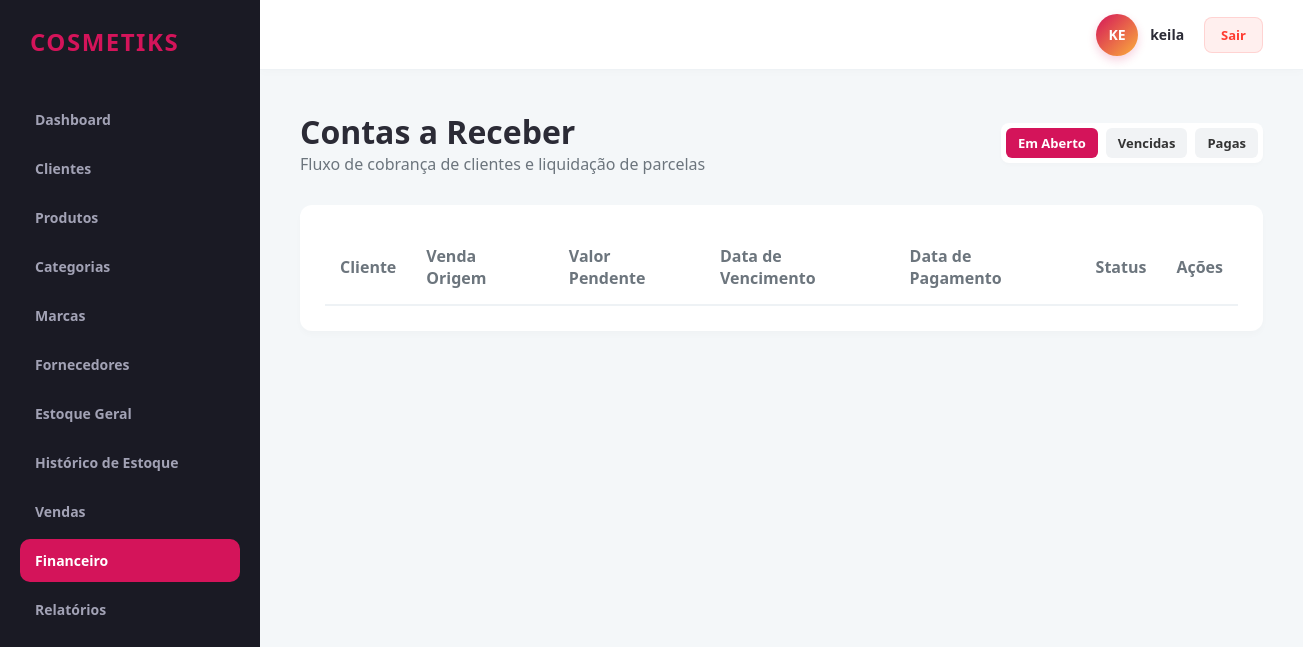
/financeiro/contas (signed in), run on an earlier commit of the app's database.
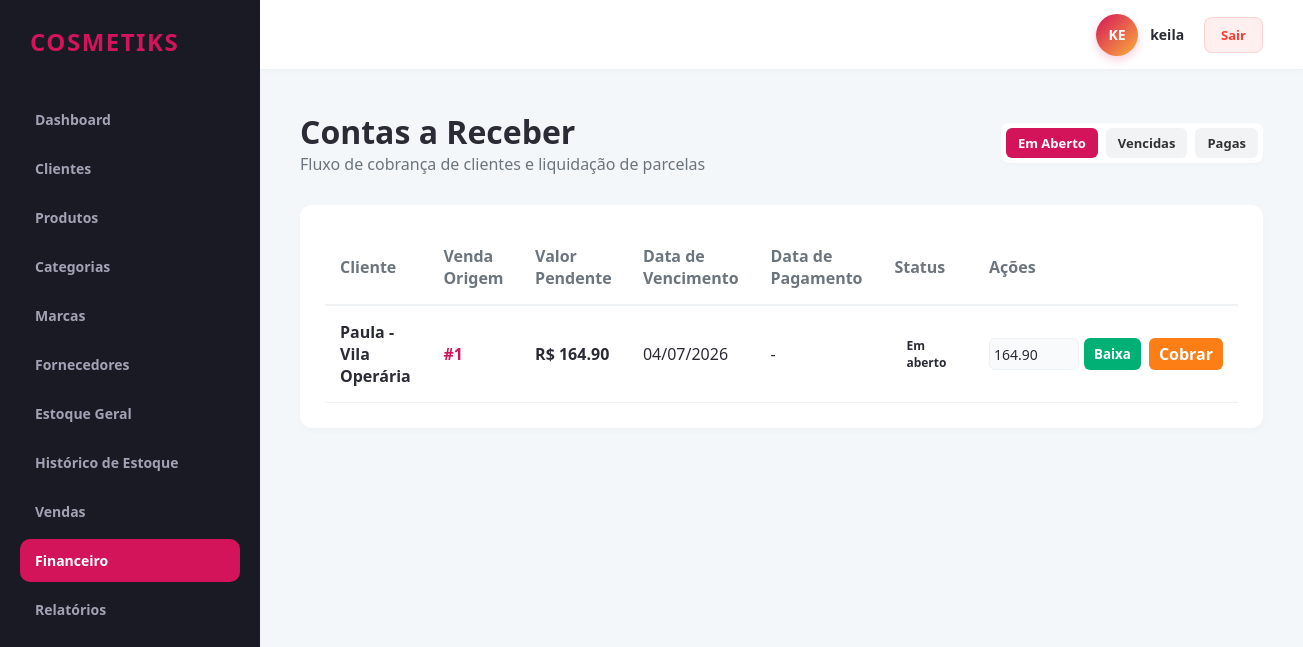
And on a later commit of the database.
### app/models/financeiro.py (models this page shows)
class Financeiro(db.Model):
    __tablename__ = 'financeiro_contas_receber'
    id = db.Column(db.Integer, primary_key=True)
    revendedor_id = db.Column(db.Integer, db.ForeignKey('revendedores.id'), nullable=False)
    cliente_id = db.Column(db.Integer, db.ForeignKey('clientes.id'), nullable=False)
    venda_id = db.Column(db.Integer, db.ForeignKey('vendas.id'), nullable=False)
    valor = db.Column(db.Numeric(10, 2), nullable=False)
    vencimento = db.Column(db.Date, nullable=False)
    pagamento = db.Column(db.DateTime, nullable=True)
    status = db.Column(db.String(30), default='Em aberto', nullable=False)
    cobrancas = db.relationship('Cobranca', backref='financeiro', cascade='all, delete-orphan', lazy=True)

### app/models/cliente.py (models this page shows)
class Cliente(db.Model):
    __tablename__ = 'clientes'
    id = db.Column(db.Integer, primary_key=True)
    revendedor_id = db.Column(db.Integer, db.ForeignKey('revendedores.id'), nullable=False)
    nome = db.Column(db.String(150), nullable=False)
    telefone = db.Column(db.String(20), nullable=True)
    whatsapp = db.Column(db.String(20), nullable=True)
    email = db.Column(db.String(100), nullable=True)
    endereco = db.Column(db.Text, nullable=True)
    data_cadastro = db.Column(db.DateTime, default=datetime.utcnow)
    observacoes = db.Column(db.Text, nullable=True)

### app/controllers/financeiro_controller.py (the view)
@financeiro_bp.route('/contas')
@revendedor_required
def contas_receber():
    revendedor_id = session.get('revendedor_id')
    filtro = request.args.get('filtro', 'aberto')
    if filtro == 'vencidas':
        contas = financeiro_service.obter_contas_vencidas(revendedor_id)
    elif filtro == 'pagas':
        contas = financeiro_service.obter_contas_pagas(revendedor_id)
    else:
        contas = financeiro_service.obter_contas_em_aberto(revendedor_id)
    return render_template('financeiro/index.html', contas=contas, filtro_atual=filtro)

### app/controllers/financeiro_controller.py (called while the page is built)
def revendedor_required(f):
    @wraps(f)
    def decorated_function(*args, **kwargs):
        if not session.get('usuario_logado') or session.get('is_admin'):
            flash('Acesso restrito a revendedores autenticados.', 'danger')
            return redirect(url_for('auth.login'))
        return f(*args, **kwargs)
    return decorated_function

### app/repositories/financeiro_repository.py (called while the page is built)
    def get_contas_em_aberto(self, revendedor_id):
        return self.model.query.filter(
            self.model.revendedor_id == revendedor_id,
            self.model.status.in_(['Em aberto', 'Parcialmente pago'])
        ).all()

### app/services/financeiro_service.py (called while the page is built)
    def obter_contas_em_aberto(self, revendedor_id):
        return self.financeiro_repo.get_contas_em_aberto(revendedor_id)

### app/templates/financeiro/index.html
{% extends 'base.html' %}
{% block content %}
<div class="header-panel">
    <div>
        <h1>Contas a Receber</h1>
        <p style="color: var(--text-muted);">Fluxo de cobrança de clientes e liquidação de parcelas</p>
    </div>
    <div style="display: inline-flex; gap: 8px; background: #fff; padding: 5px; border-radius: 8px; box-shadow: 0 2px 4px rgba(0,0,0,0.02);">
        <a href="{{ url_for('financeiro.contas_receber', filtro='aberto') }}" class="btn" style="padding: 6px 12px; font-size: 13px; background: {% if filtro_atual == 'aberto' %}var(--primary-color){% else %}#f1f3f5{% endif %}; color: {% if filtro_atual == 'aberto' %}#fff{% else %}#333{% endif %};">Em Aberto</a>
        <a href="{{ url_for('financeiro.contas_receber', filtro='vencidas') }}" class="btn" style="padding: 6px 12px; font-size: 13px; background: {% if filtro_atual == 'vencidas' %}var(--danger){% else %}#f1f3f5{% endif %}; color: {% if filtro_atual == 'vencidas' %}#fff{% else %}#333{% endif %};">Vencidas</a>
        <a href="{{ url_for('financeiro.contas_receber', filtro='pagas') }}" class="btn" style="padding: 6px 12px; font-size: 13px; background: {% if filtro_atual == 'pagas' %}var(--success){% else %}#f1f3f5{% endif %}; color: {% if filtro_atual == 'pagas' %}#fff{% else %}#333{% endif %};">Pagas</a>
    </div>
</div>
<div class="data-table-container">
    <table class="data-table">
        <thead>
            <tr>
                <th>Cliente</th>
                <th>Venda Origem</th>
                <th>Valor Pendente</th>
                <th>Data de Vencimento</th>
                <th>Data de Pagamento</th>
                <th>Status</th>
                <th>Ações</th>
            </tr>
        </thead>
        <tbody>
            {% for c in contas %}
            <tr>
                <td><strong>{{ c.venda.cliente.nome }}</strong></td>
                <td><a href="{{ url_for('venda.detalhes', id_venda=c.venda_id) }}" style="color: var(--primary-color); text-decoration: none; font-weight: 600;">#{{ c.venda_id }}</a></td>
                <td><strong>R$ {{ "%.2f"|format(c.valor) }}</strong></td>
                <td>{{ c.vencimento.strftime('%d/%m/%Y') }}</td>
                <td>{{ c.pagamento.strftime('%d/%m/%Y %H:%M') if c.pagamento else '-' }}</td>
                <td>
                    <span class="badge-status {{ c.status|lower|replace(' ', '-') }}">
                        {{ c.status }}
                    </span>
                </td>
                <td>
                    <div style="display: flex; gap: 8px;">
                        {% if c.status != 'Pago' %}
                        <form action="{{ url_for('financeiro.receber_pagamento', id_financeiro=c.id) }}" method="POST" style="display: inline-flex; gap: 5px;">
                            <input type="number" step="0.01" name="valor_pago" class="form-control" style="width: 90px; padding: 4px;" value="{{ c.valor }}" required>
                            <button type="submit" class="btn btn-success" style="padding: 5px 10px;">Baixa</button>
                        </form>
                        <a href="{{ url_for('cobranca.visualizar_modelos', id_financeiro=c.id) }}" class="btn btn-primary" style="padding: 5px 10px; background: #fd7e14;">Cobrar</a>
                        {% else %}
                        <span style="color: var(--success); font-weight: 600; font-size: 13px;">✓ Liquidado</span>
                        {% endif %}
                    </div>
                </td>
            </tr>
            {% endfor %}
        </tbody>
    </table>
</div>
{% endblock %}

What changed in the data, as far as the page shows it:
added Financeiro: venda.cliente.nome "Paula - Vila Operária", venda_id "1", valor "164.90", vencimento "04/07/2026", pagamento "-", status "Em aberto", valor_pago "164.90"
